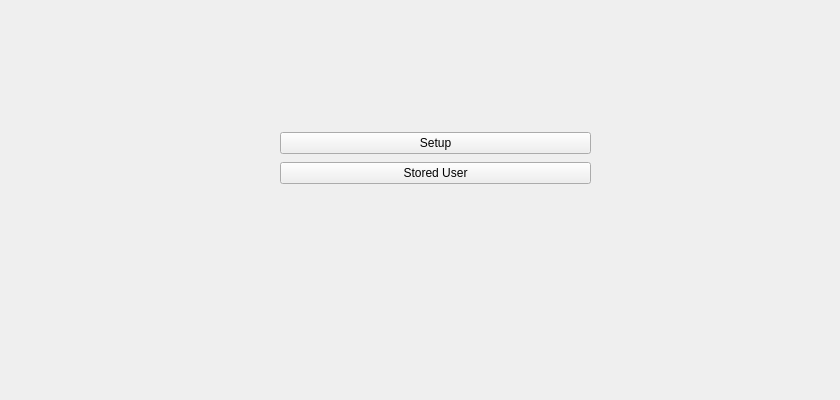
<?xml version="1.0" encoding="UTF-8"?>
<ui version="4.0">
 <class>Form</class>
 <widget class="QWidget" name="Form">
  <property name="geometry">
   <rect>
    <x>0</x>
    <y>0</y>
    <width>840</width>
    <height>400</height>
   </rect>
  </property>
  <property name="windowTitle">
   <string>Form</string>
  </property>
  <widget class="QWidget" name="">
   <property name="geometry">
    <rect>
     <x>280</x>
     <y>130</y>
     <width>311</width>
     <height>58</height>
    </rect>
   </property>
   <layout class="QVBoxLayout" name="verticalLayout">
    <item>
     <widget class="QPushButton" name="pushButton_2">
      <property name="text">
       <string>Setup</string>
      </property>
     </widget>
    </item>
    <item>
     <widget class="QPushButton" name="pushButton_3">
      <property name="text">
       <string>Stored User</string>
      </property>
     </widget>
    </item>
   </layout>
  </widget>
 </widget>
 <resources/>
 <connections/>
</ui>
